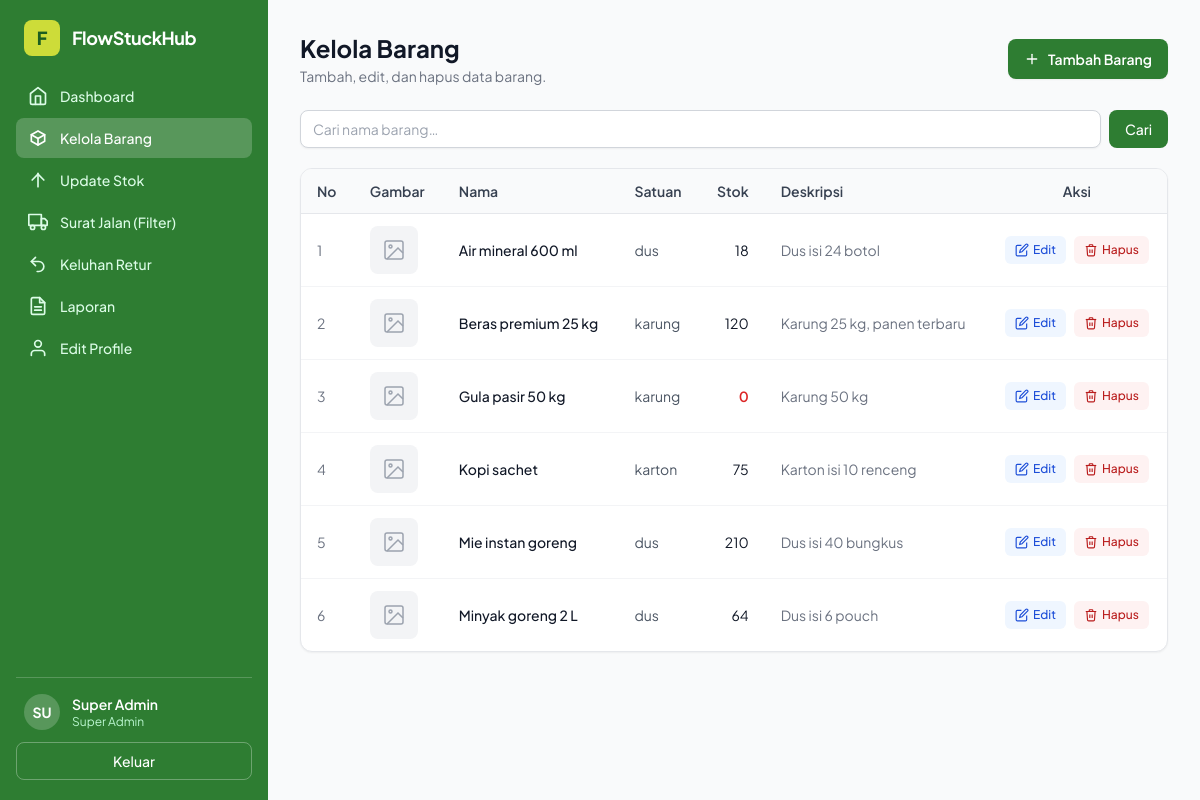
The app's page /super_admin/barang.php (signed in) with its own data.
### tables this page shows
CREATE TABLE barang (
  id          INT AUTO_INCREMENT PRIMARY KEY,
  nama        VARCHAR(120) NOT NULL,
  deskripsi   TEXT         NULL,
  satuan      VARCHAR(30)  NOT NULL DEFAULT 'dus',
  stok        INT          NOT NULL DEFAULT 0,
  gambar      VARCHAR(255) NULL,
  created_at  TIMESTAMP    DEFAULT CURRENT_TIMESTAMP
);

### includes/auth.php (called while the page is built, shortened)
<?php
function e($s) { return htmlspecialchars((string)$s, ENT_QUOTES, 'UTF-8'); }
function user() { return $_SESSION['user'] ?? null; }

### super_admin/barang.php (the view, shortened to what this page needs)
<?php
require_once __DIR__ . '/../includes/auth.php';
$u     = user();
$cari = trim($_GET['cari'] ?? '');
if ($cari !== '') {
    $stmt = $pdo->prepare('SELECT * FROM barang WHERE nama LIKE ? ORDER BY nama');
    $stmt->execute(['%' . $cari . '%']);
} else {
    $stmt = $pdo->query('SELECT * FROM barang ORDER BY nama');
}
$barangs = $stmt->fetchAll();
?>
<!doctype html>
<html lang="id" class="h-full">
<head>
<script src="https://cdn.tailwindcss.com"></script>
</head>
<body class="min-h-dvh bg-gray-50 font-sans text-gray-900 antialiased">
<div class="min-h-dvh lg:grid lg:h-dvh lg:grid-cols-[268px_minmax(0,1fr)] lg:overflow-hidden">
  <aside id="sidebar" class="fixed inset-y-0 left-0 z-50 w-[268px] -translate-x-full transition-transform duration-200 ease-out lg:static lg:translate-x-0">
    <div class="flex h-full flex-col bg-brand px-4 py-5 text-white">
      <div class="flex items-center gap-3 px-2 pb-5">
        <span class="flex h-9 w-9 shrink-0 items-center justify-center rounded-lg bg-accent text-brand-dark font-black text-lg leading-none">F</span>
        <span class="font-bold text-lg tracking-tight">FlowStuckHub</span>
      </div>
      <nav class="flex-1 space-y-0.5" aria-label="Navigasi super admin">
        <?php
        $navItems = [
          ['../dashboard.php', 'Dashboard', '<path d="M3 9l9-7 9 7v11a2 2 0 0 1-2 2H5a2 2 0 0 1-2-2z"/><polyline points="9 22 9 12 15 12 15 22"/>'],
          ['barang.php',       'Kelola Barang', '<path d="M12 3.5 20 8v8l-8 4.5L4 16V8l8-4.5Z"/><path d="M4 8l8 4.5L20 8"/><path d="M12 12.5v8"/>'],
          ['update-stok.php',  'Update Stok', '<path d="M12 4v16"/><path d="M5 12l7-7 7 7"/>'],
          ['../admin/surat-jalan.php', 'Surat Jalan (Filter)', '<rect x="1" y="3" width="15" height="13"/><polygon points="16 8 20 8 23 11 23 16 16 16 16 8"/><circle cx="5.5" cy="18.5" r="2.5"/><circle cx="18.5" cy="18.5" r="2.5"/>'],
          ['retur.php',        'Keluhan Retur', '<path d="M9 14 4 9l5-5"/><path d="M4 9h9a6 6 0 0 1 0 12h-2"/>'],
          ['laporan.php',      'Laporan', '<path d="M14 2H6a2 2 0 0 0-2 2v16a2 2 0 0 0 2 2h12a2 2 0 0 0 2-2V8z"/><polyline points="14 2 14 8 20 8"/><line x1="16" y1="13" x2="8" y2="13"/><line x1="16" y1="17" x2="8" y2="17"/>'],
          ['../profile.php',   'Edit Profile', '<path d="M20 21v-2a4 4 0 0 0-4-4H8a4 4 0 0 0-4 4v2"/><circle cx="12" cy="7" r="4"/>'],
        ];
        $currentFile = basename($_SERVER['PHP_SELF']);
        foreach ($navItems as [$href, $label, $svgPath]):
            $isActive = basename($href) === $currentFile;
        ?>
        <a href="<?= $href ?>"
           class="flex items-center gap-3 rounded-lg px-3 py-2.5 text-sm font-medium transition-colors
                  <?= $isActive ? 'bg-white/20 text-white' : 'text-green-100 hover:bg-white/10 hover:text-white' ?>"
           <?= $isActive ? 'aria-current="page"' : '' ?>>
          <svg xmlns="http://www.w3.org/2000/svg" class="h-5 w-5 shrink-0" fill="none" viewBox="0 0 24 24" stroke="currentColor" stroke-width="2" stroke-linecap="round" stroke-linejoin="round"><?= $svgPath ?></svg>
          <?= e($label) ?>
        </a>
        <?php endforeach; ?>
      </nav>
      <div class="mt-auto border-t border-white/20 pt-4">
        <div class="flex items-center gap-3 px-2 pb-3">
          <span class="flex h-9 w-9 shrink-0 items-center justify-center rounded-full bg-white/20 text-sm font-bold">
            <?= e(mb_strtoupper(mb_substr($u['nama'] ?? 'S', 0, 2))) ?>
          </span>
          <div class="min-w-0">
            <p class="truncate text-sm font-semibold"><?= e($u['nama'] ?? '') ?></p>
            <p class="truncate text-xs text-green-200">Super Admin</p>
          </div>
        </div>
        <a href="<?= BASE ?>logout.php" class="flex w-full items-center justify-center rounded-lg border border-white/30 py-2 text-sm font-medium text-white transition hover:bg-white/10">Keluar</a>
      </div>
    </div>
  </aside>
  <main id="main" class="flex flex-col lg:overflow-y-auto">
    <div class="flex-1 p-4 sm:p-6 lg:p-8">
      <div class="mb-6 flex flex-wrap items-center justify-between gap-3">
        <div>
          <h1 class="text-2xl font-bold text-gray-900">Kelola Barang</h1>
          <p class="mt-0.5 text-sm text-gray-500">Tambah, edit, dan hapus data barang.</p>
        </div>
        <button type="button" onclick="openModal()"
                class="inline-flex items-center gap-2 rounded-lg bg-brand px-4 py-2.5 text-sm font-semibold text-white shadow-sm hover:bg-brand-dark transition-colors">
          <svg xmlns="http://www.w3.org/2000/svg" class="h-4 w-4" viewBox="0 0 24 24" fill="none" stroke="currentColor" stroke-width="2" stroke-linecap="round" stroke-linejoin="round"><line x1="12" y1="5" x2="12" y2="19"/><line x1="5" y1="12" x2="19" y2="12"/></svg>
          Tambah Barang
        </button>
      </div>
      <form method="GET" class="mb-5 flex gap-2">
        <input type="search" name="cari" value="<?= e($cari) ?>" placeholder="Cari nama barang…"
               class="flex-1 rounded-lg border border-gray-300 px-3 py-2 text-sm shadow-sm focus:border-brand focus:outline-none focus:ring-1 focus:ring-brand">
        <button type="submit" class="rounded-lg bg-brand px-4 py-2 text-sm font-medium text-white hover:bg-brand-dark transition-colors">Cari</button>
      </form>
      <div class="overflow-hidden rounded-xl border border-gray-200 bg-white shadow-sm">
        <div class="overflow-x-auto">
          <table class="min-w-full divide-y divide-gray-200 text-sm">
            <thead class="bg-gray-50">
              <tr>
                <th class="px-4 py-3 text-left font-semibold text-gray-700">No</th>
                <th class="px-4 py-3 text-left font-semibold text-gray-700">Gambar</th>
                <th class="px-4 py-3 text-left font-semibold text-gray-700">Nama</th>
                <th class="px-4 py-3 text-left font-semibold text-gray-700">Satuan</th>
                <th class="px-4 py-3 text-right font-semibold text-gray-700">Stok</th>
                <th class="px-4 py-3 text-left font-semibold text-gray-700">Deskripsi</th>
                <th class="px-4 py-3 text-center font-semibold text-gray-700">Aksi</th>
              </tr>
            </thead>
            <tbody class="divide-y divide-gray-100">
              <?php if ($barangs): ?>
              <?php foreach ($barangs as $i => $b): ?>
              <tr class="hover:bg-gray-50 transition-colors">
                <td class="px-4 py-3 text-gray-500"><?= $i + 1 ?></td>
                <td class="px-4 py-3">
                  <?php if ($b['gambar'] && file_exists(__DIR__ . '/../' . $b['gambar'])): ?>
                  <img src="<?= BASE . e($b['gambar']) ?>" alt="<?= e($b['nama']) ?>"
                       class="h-12 w-12 rounded-lg object-cover ring-1 ring-gray-200">
                  <?php else: ?>
                  <div class="flex h-12 w-12 items-center justify-center rounded-lg bg-gray-100 text-gray-400">
                    <svg xmlns="http://www.w3.org/2000/svg" class="h-6 w-6" fill="none" viewBox="0 0 24 24" stroke="currentColor" stroke-width="1.5"><rect x="3" y="3" width="18" height="18" rx="2" ry="2"/><circle cx="8.5" cy="8.5" r="1.5"/><polyline points="21 15 16 10 5 21"/></svg>
                  </div>
                  <?php endif; ?>
                </td>
                <td class="px-4 py-3 font-medium text-gray-900"><?= e($b['nama']) ?></td>
                <td class="px-4 py-3 text-gray-600"><?= e($b['satuan']) ?></td>
                <td class="px-4 py-3 text-right <?= (int)$b['stok'] === 0 ? 'font-semibold text-red-600' : 'text-gray-900' ?>">
                  <?= (int) $b['stok'] ?>
                </td>
                <td class="px-4 py-3 text-gray-500 max-w-xs">
                  <span class="line-clamp-2"><?= e(mb_strimwidth($b['deskripsi'] ?? '', 0, 80, '…')) ?></span>
                </td>
                <td class="px-4 py-3">
                  <div class="flex items-center justify-center gap-2">
                    <button type="button"
                            onclick="openEdit(<?= htmlspecialchars(json_encode($b), ENT_QUOTES) ?>)"
                            class="inline-flex items-center gap-1 rounded-md bg-blue-50 px-2.5 py-1.5 text-xs font-medium text-blue-700 hover:bg-blue-100 transition-colors">
                      <svg xmlns="http://www.w3.org/2000/svg" class="h-3.5 w-3.5" fill="none" viewBox="0 0 24 24" stroke="currentColor" stroke-width="2"><path d="M11 4H4a2 2 0 0 0-2 2v14a2 2 0 0 0 2 2h14a2 2 0 0 0 2-2v-7"/><path d="M18.5 2.5a2.121 2.121 0 0 1 3 3L12 15l-4 1 1-4 9.5-9.5z"/></svg>
                      Edit
                    </button>
                    <form method="POST" onsubmit="return confirm('Hapus barang ini?')">
                      <button type="submit"
                              class="inline-flex items-center gap-1 rounded-md bg-red-50 px-2.5 py-1.5 text-xs font-medium text-red-700 hover:bg-red-100 transition-colors">
                        <svg xmlns="http://www.w3.org/2000/svg" class="h-3.5 w-3.5" fill="none" viewBox="0 0 24 24" stroke="currentColor" stroke-width="2"><polyline points="3 6 5 6 21 6"/><path d="M19 6l-1 14a2 2 0 0 1-2 2H8a2 2 0 0 1-2-2L5 6"/><path d="M10 11v6"/><path d="M14 11v6"/><path d="M9 6V4a1 1 0 0 1 1-1h4a1 1 0 0 1 1 1v2"/></svg>
                        Hapus
                      </button>
                    </form>
                  </div>
                </td>
              </tr>
              <?php endforeach; ?>
              <?php endif; ?>
            </tbody>
          </table>
        </div>
      </div>
    </div>
  </main>
</div>
</body>
</html>

### records on screen
barang: nama "Air mineral 600 ml", satuan "dus", stok "18", deskripsi "Dus isi 24 botol"
barang: nama "Beras premium 25 kg", satuan "karung", stok "120", deskripsi "Karung 25 kg, panen terbaru"
barang: nama "Gula pasir 50 kg", satuan "karung", stok "0", deskripsi "Karung 50 kg"
barang: nama "Kopi sachet", satuan "karton", stok "75", deskripsi "Karton isi 10 renceng"
barang: nama "Mie instan goreng", satuan "dus", stok "210", deskripsi "Dus isi 40 bungkus"
barang: nama "Minyak goreng 2 L", satuan "dus", stok "64", deskripsi "Dus isi 6 pouch"

### other values on screen
$label "Dashboard"
$label "Kelola Barang"
$label "Update Stok"
$label "Surat Jalan (Filter)"
$label "Keluhan Retur"
$label "Laporan"
$label "Edit Profile"
mb_strtoupper(mb_substr($u['nama'] ?? 'S', 0, 2)) "SU"
$u['nama'] "Super Admin"
